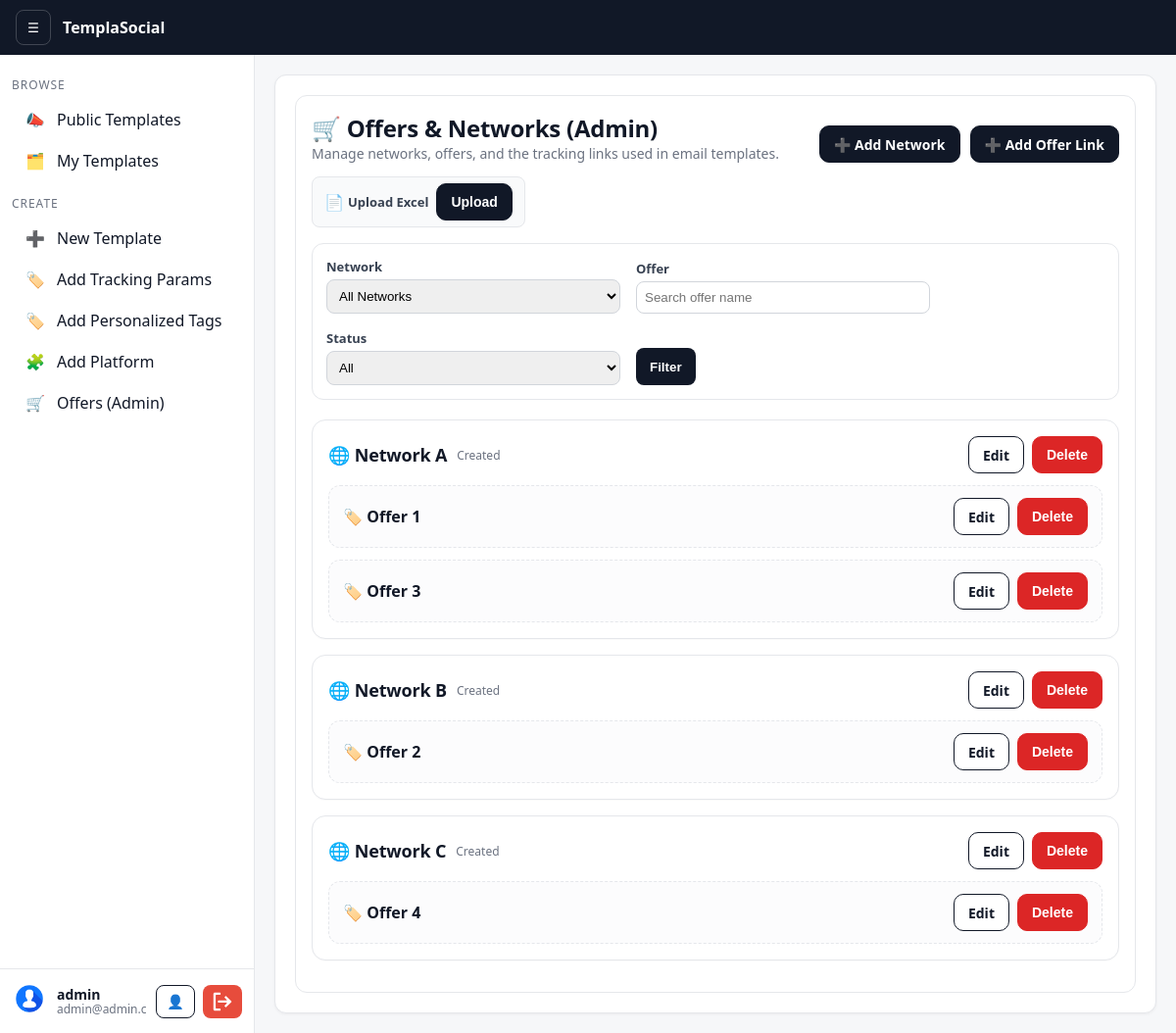
/catalog/offers/ (signed in), run on the app's committed database.
### accounts/models.py (models this page shows, shortened)
class Profile(models.Model):
    user = models.OneToOneField(User, on_delete=models.CASCADE, related_name="profile")
    display_name = models.CharField(max_length=150, blank=True)
    company = models.CharField(max_length=150, blank=True)
    avatar = models.ImageField(upload_to=avatar_upload_to, blank=True, null=True)

### catalog/models.py (models this page shows, shortened)
class OfferNetwork(models.Model):
    name = models.CharField(max_length=120, unique=True)

class Offer(models.Model):
    network = models.ForeignKey(OfferNetwork, on_delete=models.CASCADE, related_name='offers')
    name = models.CharField(max_length=150)
    class Meta:
        unique_together = ('network', 'name')

### catalog/views.py (the view)
# urls.py: path("offers/", views.offer_index, name="offer_index"),
@login_required
@user_passes_test(staff_only)
def offer_index(request):
    all_networks = Network.objects.order_by("name")
    net_id  = request.GET.get("network") or ""
    offer_q = request.GET.get("offer") or ""
    status  = request.GET.get("status") or ""  # "", "active", "inactive"
    links_qs = OfferLink.objects.select_related("offer").all()
    if status == "active":
        links_qs = links_qs.filter(is_active=True)
    elif status == "inactive":
        links_qs = links_qs.filter(is_active=False)
    offers_qs = Offer.objects.all()
    if offer_q:
        offers_qs = offers_qs.filter(name__icontains=offer_q)
    if status in ("active", "inactive"):
        offers_qs = offers_qs.filter(links__in=links_qs).distinct()
    offers_qs = offers_qs.prefetch_related(
        Prefetch(
            "links",
            queryset=links_qs if status in ("active", "inactive") else OfferLink.objects.select_related("offer").all(),
            to_attr="filtered_links",
        )
    )
    networks_qs = Network.objects.all()
    if net_id:
        networks_qs = networks_qs.filter(id=net_id)
    if offer_q or status in ("active", "inactive"):
        networks_qs = networks_qs.filter(offers__in=offers_qs).distinct()
    networks_qs = networks_qs.prefetch_related(
        Prefetch("offers", queryset=offers_qs, to_attr="filtered_offers")
    )
    return render(
        request,
        "catalog/offer_index.html",
        {
            "networks": networks_qs,
            "all_networks": all_networks,
        },
    )

### catalog/views.py (called while the page is built)
def staff_only(user):
    return user.is_staff

### templates/catalog/offer_index.html (shortened to what this page needs)
{% extends 'base.html' %}
{% block content %}
<div class="card ol-wrap">
  <div class="ol-head">
    <div>
      <h2 class="ol-title">🛒 Offers & Networks (Admin)</h2>
      <div class="ol-sub">Manage networks, offers, and the tracking links used in email templates.</div>
    </div>
    <div class="ol-actions">
      <a class="btn" href="{% url 'catalog:offer_network_add' %}">➕ Add Network</a>
      <a class="btn" href="{% url 'catalog:offer_link_add' %}">➕ Add Offer Link</a>
    </div>
    <div>
  <form method="post" enctype="multipart/form-data" action="{% url 'catalog:upload_offer_links' %}" class="excel-upload-form">
    <label for="excel_file" class="excel-label">
      <span style="font-size:16px;vertical-align:middle;">📄</span>
      <span style="vertical-align:middle;">Upload Excel</span>
    </label>
    <button type="submit" class="btn excel-btn">Upload</button>
  </form>
</div>
  </div>
  <form method="get" class="filter-bar">
    <div>
      <label for="network">Network</label>
      <select name="network" id="network">
        <option value="">All Networks</option>
      </select>
    </div>
    <div>
      <label for="offer">Offer</label>
      <input type="text" id="offer" name="offer" value="{{ request.GET.offer }}" placeholder="Search offer name">
    </div>
    <div>
      <label for="status">Status</label>
      <select name="status" id="status">
        <option value="">All</option>
      </select>
    </div>
    <div>
      <button type="submit">Filter</button>
    </div>
  </form>
  {% for network in networks %}
    <div class="ol-card ol-network">
      <div class="row-head">
        <div class="ol-h3">🌐 {{ network.name }}</div>
        <div class="ol-meta">{% if network.website %}<a href="{{ network.website }}" target="_blank">{{ network.website }}</a> · {% endif %}Created {{ network.created_at|date:"M d, Y" }}</div>
        <div class="ol-btns right">
          <a href="{% url 'catalog:offer_network_edit' network.pk %}" class="btn-outline">Edit</a>
          <form method="get" action="{% url 'catalog:offer_network_delete' network.pk %}">
            <button type="submit" class="btn-danger">Delete</button>
          </form>
        </div>
      </div>
     {% if network.filtered_offers %}
  {% for offer in network.filtered_offers %}
          <details class="ol-offer">
            <summary>
              <span>🏷️ {{ offer.name }}</span>
              <span class="ol-btns">
                <a href="{% url 'catalog:offer_edit' offer.pk %}" class="btn-outline">Edit</a>
                <form method="get" action="{% url 'catalog:offer_delete' offer.pk %}">
                  <button type="submit" class="btn-danger">Delete</button>
                </form>
              </span>
            </summary>
          </details>
       {% endfor %}
{% else %}
  <p class="muted" style="margin-top:8px;">No offers match your filter for this network.</p>
{% endif %}
    </div>
  {% empty %}
    <div class="ol-card">
      <p class="muted">No networks yet. Use the buttons above to create your first Network, Offer, and Offer Link.</p>
    </div>
  {% endfor %}
</div>
{% endblock %}

### templates/base.html (shortened to what this page needs)
<!doctype html>
<html>
<head>
</head>
<body>
  <header>
    <button class="toggle" onclick="toggleSidebar()" aria-label="Toggle sidebar">☰</button>
    <div class="brand"><a href="{% url 'emails:home' %}">TemplaSocial</a></div>
  </header>
  <div class="layout">
    <aside id="sidebar" class="sidebar" data-collapsible>
      <div class="side-scroll">
        <div class="side-group">
          <div class="side-group-title">BROWSE</div>
          <a class="side-link" href="{% url 'emails:home' %}" title="Public Templates">
            <span class="icon">📣</span><span class="label">Public Templates</span>
          </a>
          {% if user.is_authenticated %}
          <a class="side-link" href="{% url 'emails:my_templates' %}" title="My Templates">
            <span class="icon">🗂️</span><span class="label">My Templates</span>
          </a>
          {% endif %}
        </div>
        {% if user.is_authenticated %}
        <div class="side-group" style="margin-top:14px">
          <div class="side-group-title">CREATE</div>
          <a class="side-link" href="{% url 'emails:template_create' %}" title="New Template">
            <span class="icon">➕</span><span class="label">New Template</span>
          </a>
          <a class="side-link" href="{% url 'catalog:param_index' %}" title="Add Tracking Params">
            <span class="icon">🏷️</span><span class="label">Add Tracking Params</span>
          </a>
          <a class="side-link" href="{% url 'catalog:personalized_tag_list' %}" title="Personalized tags">
            <span class="icon">🏷️</span><span class="label">Add Personalized Tags</span>
          </a>
          <a class="side-link" href="{% url 'catalog:platform_list' %}" title="Add Platform">
            <span class="icon">🧩</span><span class="label">Add Platform</span>
          </a>
          {% if user.is_staff %}
          <a class="side-link" href="{% url 'catalog:offer_index' %}" title="Offers (Admin)">
            <span class="icon">🛒</span><span class="label">Offers (Admin)</span>
          </a>
          {% endif %}
        </div>
        {% endif %}
      </div>
      {% if user.is_authenticated %}
      <div class="side-footer">
        <div class="user-info" title="{{ user.username }}">
          <a href="#" onclick="openProfileModal(event)" style="text-decoration: none;">
            {% if user.profile and user.profile.avatar %}
            <img src="{{ user.profile.avatar.url }}" alt="Avatar"
              style="width:36px;height:36px;border-radius:50%;object-fit:cover;">
            {% else %}
            <div class="avatar">{{ user.username|slice:":1"|upper }}</div>
            {% endif %}
          </a><a href="" onclick="openProfileModal(event)" style="text-decoration: none;">
            <div class="user-text">
              <div class="user-name">
                {% if user.profile and user.profile.display_name %}
    {{ user.profile.display_name }}
  {% else %}
    {{ user.get_full_name|default:user.username }}
  {% endif %}
              </div>
              <div class="user-email">{{ user.email }}</div>
            </div>
          </a>
        </div>
        <div class="user-actions" style="display:flex; gap:8px; align-items:center;">
          <a href="" title="Profile" onclick="openProfileModal(event)" style="display:flex; align-items:center; justify-content:center;
              width:40px; height:34px; border:1px solid #111827;
              border-radius:8px; background:#fff; color:#111827;
              font-size:14px; text-decoration:none; cursor:pointer;">
            👤
          </a>
          <form method="post" action="{% url 'accounts:logout' %}" title="Logout" style="margin:0;">
            <button type="submit" style="display:flex; align-items:center; justify-content:center;
               width:40px; height:34px; border:none; border-radius:8px;
               background:#e74c3c; cursor:pointer;">
            </button>
          </form>
        </div>
      </div>
      {% endif %}
    </aside>
<main id="content" class="content" style="padding:20px;">
  <div class="content-card">
    {% block content %}{% endblock %}
  </div>
</main>
  </div>
</body>
</html>

### templates/base.html (style rules this page uses)
:root { --header-h: 56px; --sidebar-w: 260px; --sidebar-w-c: 64px; --bg: #f6f7f9; --ink: #111827; --muted: #6b7280; --bd: #e5e7eb; --brand: #111827; --btn: #111827; --btn-ink: #fff; --btn-danger: #e74c3c; --btn-danger-hover: #c0392b; }
* { box-sizing: border-box }
body { font-family: system-ui, -apple-system, Segoe UI, Roboto, Helvetica, Arial, sans-serif; margin: 0; background: var(--bg); color: var(--ink) }
a { color: var(--ink); text-decoration: none }
header { position: fixed; top: 0; left: 0; right: 0; z-index: 1000; height: var(--header-h); background: var(--brand); color: #fff; display: flex; align-items: center; gap: 12px; padding: 0 16px; }
.brand a { color: #fff; font-weight: 700 }
.toggle { width: 36px; height: 36px; border: 1px solid #ffffff33; border-radius: 8px; background: transparent; color: #fff; display: flex; align-items: center; justify-content: center; cursor: pointer }
.layout { padding-top: var(--header-h) }
.sidebar { position: fixed; top: var(--header-h); left: 0; bottom: 0; width: var(--sidebar-w); border-right: 1px solid var(--bd); background: #fff; z-index: 900; display: flex; flex-direction: column; transition: width .2s ease; }
.side-scroll { flex: 1; overflow: auto; padding: 12px }
.side-group-title { font-size: 12px; letter-spacing: .08em; color: var(--muted); margin: 10px 0 6px; transition: opacity .2s }
.side-link { display: flex; align-items: center; gap: 10px; padding: 10px 12px; border-radius: 10px; color: var(--ink); white-space: nowrap; }
.side-link .icon { width: 24px; display: inline-flex; align-items: center; justify-content: center }
.side-link .label { transition: opacity .2s; overflow: hidden; text-overflow: ellipsis }
.side-footer { border-top: 1px solid var(--bd); padding: 12px; display: flex; gap: 10px; align-items: center; justify-content: space-between; }
.user-info { display: flex; align-items: center; gap: 10px; overflow: hidden }
.user-text { display: flex; flex-direction: column; line-height: 1.1; max-width: 140px }
.user-name { font-size: 14px; font-weight: 600; white-space: nowrap; text-overflow: ellipsis; overflow: hidden }
.user-email { font-size: 12px; color: var(--muted); white-space: nowrap; text-overflow: ellipsis; overflow: hidden }
.btn { background: var(--btn); color: var(--btn-ink); border: none; border-radius: 8px; padding: 8px 12px; cursor: pointer }
.btn-outline { background: #fff; border: 1px solid var(--ink); color: var(--ink); border-radius: 8px; padding: 8px 12px; cursor: pointer }
.btn-danger { background: var(--btn-danger); color: #fff; border: none; border-radius: 8px; padding: 8px 10px; cursor: pointer; display: block; margin: auto; }
.content { margin-left: var(--sidebar-w); padding: 18px 12px; min-height: calc(100vh - var(--header-h)); transition: margin-left .2s ease; }
.card { background: #fff; border: 1px solid var(--bd); border-radius: 12px; padding: 16px; margin-bottom: 16px }
input, select, textarea { width: 100%; padding: 8px; border: 1px solid var(--bd); border-radius: 8px }
.content-card { background:#fff;border:1px solid #e5e7eb;border-radius:12px;padding:20px;box-shadow:0 1px 3px rgba(0,0,0,.05) }

### data on the page
OfferNetwork: name "Network A"
Offer: name "Offer 1"
Offer: name "Offer 3"
OfferNetwork: name "Network B"
Offer: name "Offer 2"
OfferNetwork: name "Network C"
Offer: name "Offer 4"

### other printed values
{{ user.profile.display_name }} "admin"
